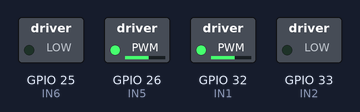
Simulated run of this sketch. Board: ESP32. Shown: switched loads named in the sketch (green lamp = pin HIGH).

Above: at 0.05 s.
At 4.0 s:
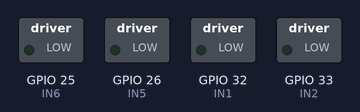
Timing chart, 0 to 5.2 s (numbered marks = the images above):
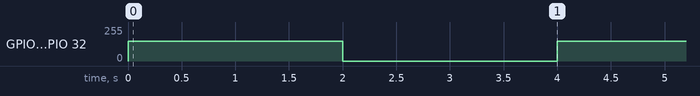

Measured:
- by itself, GPIO 26 (IN5), GPIO 32 (IN1): alternates 150/255 for 2.0 s and 0/255 for 2.0 s

The sketch:

test-motor.ino
```cpp
#define IN1 32
#define IN2 33
#define IN5 26
#define IN6 25

void setup() {
  pinMode(IN1, OUTPUT);
  pinMode(IN2, OUTPUT);
  pinMode(IN5, OUTPUT);
  pinMode(IN6, OUTPUT);
}

void loop() {
  analogWrite(IN1, 150);
  digitalWrite(IN2, LOW);
  analogWrite(IN5, 150);
  digitalWrite(IN6, LOW);
  delay(2000);

  analogWrite(IN1, 0);
  digitalWrite(IN2, LOW);
  analogWrite(IN5, 0);
  digitalWrite(IN6, LOW);
  delay(2000);
}
```
